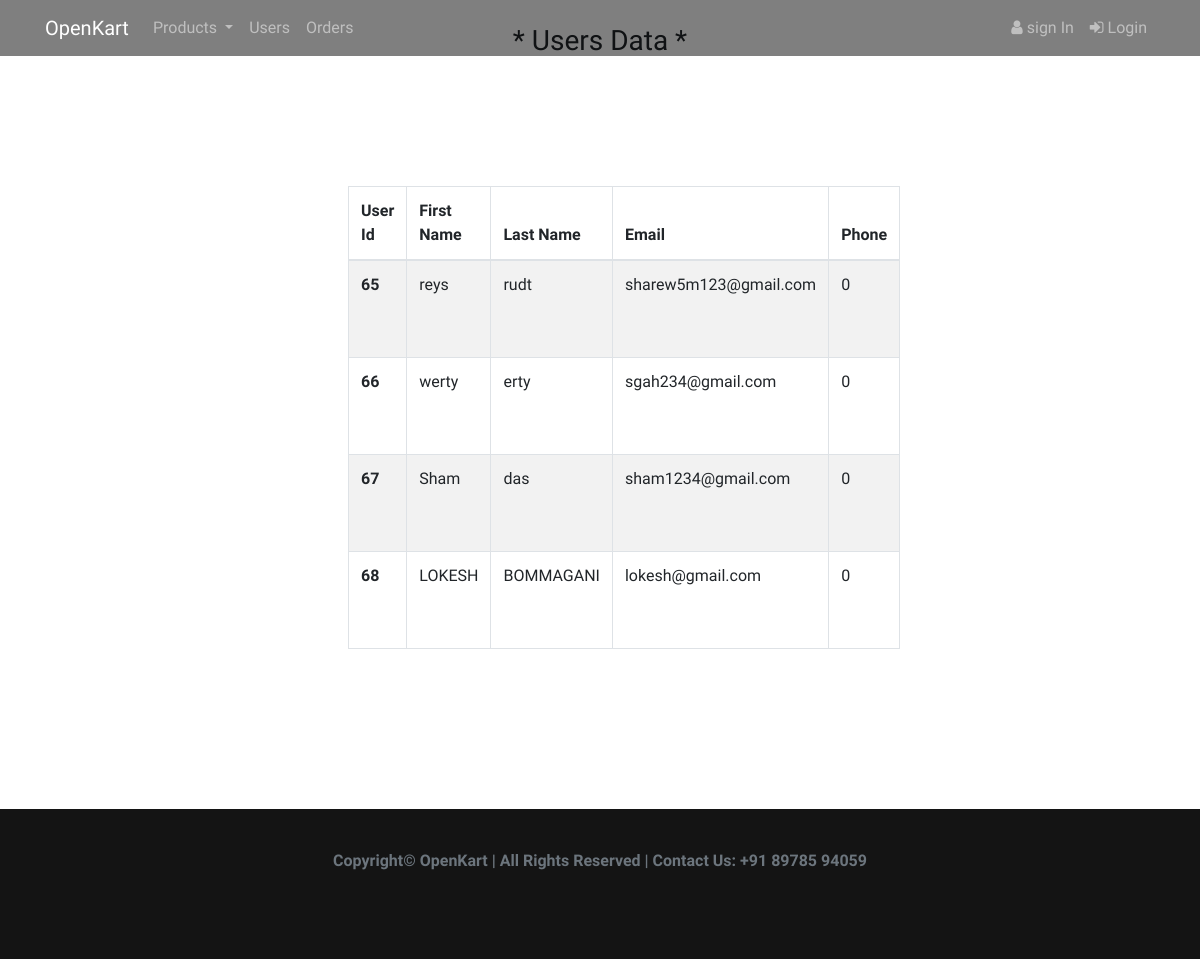
Page /admin/users.php on the earlier database version.
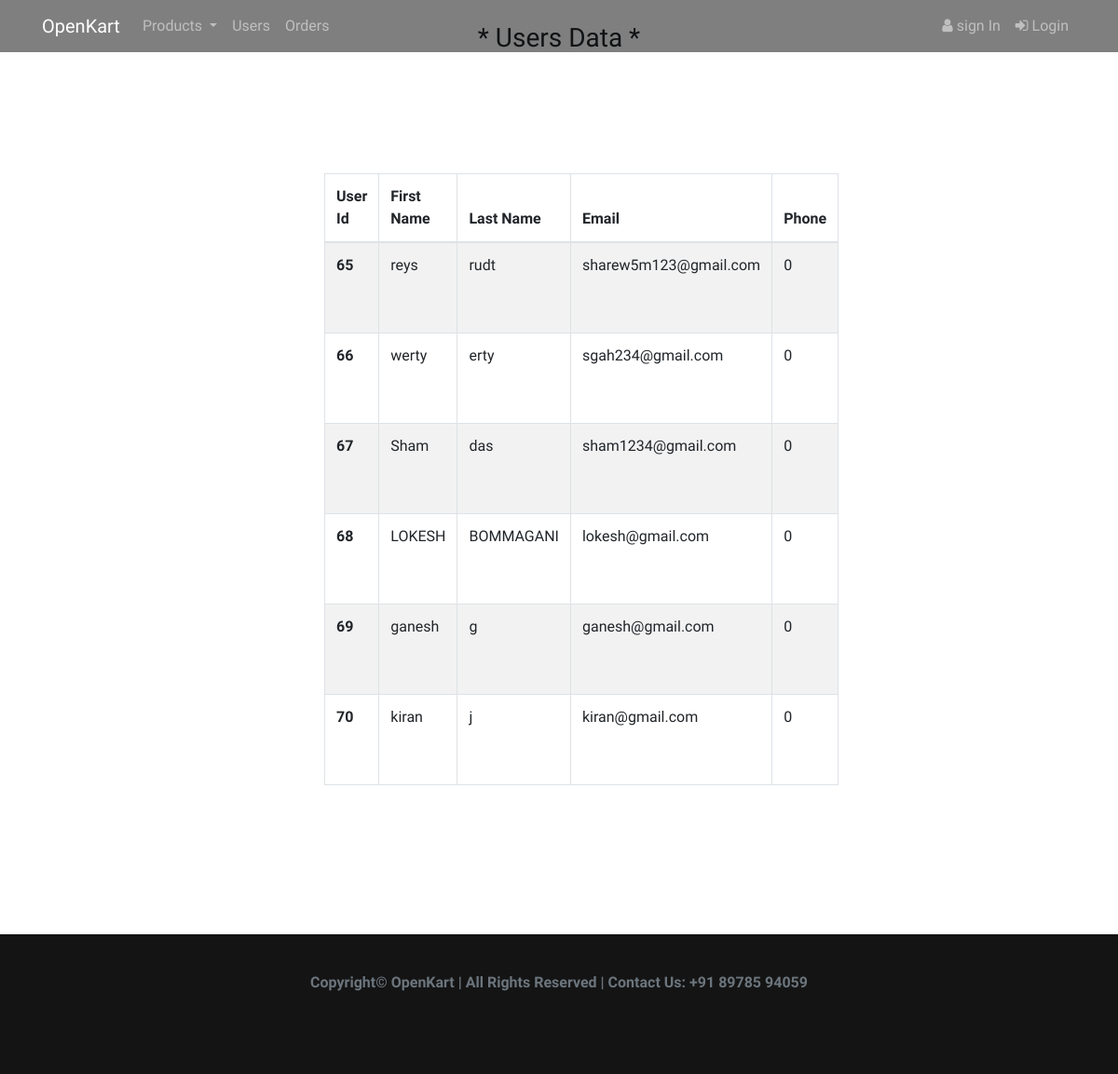
Same page on the later database version.
### tables this page shows
CREATE TABLE `users` (
  `id` int(11) NOT NULL,
  `email_id` varchar(255) NOT NULL,
  `first_name` varchar(20) NOT NULL,
  `last_name` varchar(20) DEFAULT NULL,
  `phone` int(10) NOT NULL,
  `registration_time` timestamp NOT NULL DEFAULT current_timestamp() ON UPDATE current_timestamp(),
  `password` varchar(255) NOT NULL
);

### admin/users.php (the view, shortened to what this page needs)
<?php
require "common.php";
?>
<!DOCTYPE html>
<html lang="en">
<head>
    <link rel="stylesheet" href="https://stackpath.bootstrapcdn.com/bootstrap/4.1.3/css/bootstrap.min.css">
    <link href="https://stackpath.bootstrapcdn.com/font-awesome/4.7.0/css/font-awesome.min.css" rel="stylesheet">
    <link rel="stylesheet" href="../style.css">
</head>
<body>
    <?php
    include 'header_menu.php';
    ?>
    <div class="text-center pt-4 h3">
        * Users Data *
    </div>
    <div class="d-flex justify-content-center">
        <div class=" col-md-6  my-5 table-responsive p-5">
            <br>
            <table class="table table-striped table-bordered table-hover ">
                <thead>
                    <tr>
                        <th>User Id</th>
                        <th>First Name</th>
                        <th>Last Name</th>
                        <th>Email</th>
                        <th>Phone</th>
                    </tr>
                </thead>
                <tbody>
                <tbody>
                    <?php
                    $sql = "SELECT * FROM `users`";
                    $result = mysqli_query($con, $sql);
                    while ($res = mysqli_fetch_assoc($result)) {
                        $id = $res['id'];
                        $email = $res['email_id'];
                        $fname = $res['first_name'];
                        $lname = $res['last_name'];
                        $phone = $res['phone'];
                        $req = $res['registration_time'];
                        echo '<tr>
							                    <td><b>' . $id . '<b></td>
												<td>' . $fname . '</td>
												<td>' . $lname . '</td>
												<td>' . $email . '</td>
                                                <td>' . $phone . '</td>
                                                <td>' . $req . '</td>';
                    }
                    ?>
                </tbody>
                </tbody>
            </table>
        </div>
    </div>
    <br>
    <br>
    <?php include 'footer.php' ?>
</body>
</html>

### admin/header_menu.php (shortened to what this page needs)
<nav class="navbar fixed-top navbar-expand-sm navbar-dark" style="background-color:rgba(0,0,0,0.5)">
  <div class="container">
    <a href="products.php" class="navbar-brand" style="font-family: 'Delius Swash Caps'">OpenKart</a>
    <div class="collapse navbar-collapse" id="mynavbar">
      <ul class="nav navbar-nav">
        <li class="nav-item dropdown">
          <a href="" class="nav-link dropdown-toggle" id="navbar-drop" data-toggle="dropdown">
            Products
          </a>
        </li>
        <li class="nav-item"><a href="users.php" class="nav-link">Users</a></li>
        <li class="nav-item"><a href="orders.php" class="nav-link">Orders</a></li>
      </ul>
      <?php
      if (isset($_SESSION['name'])) {
      ?>
        <ul class="nav navbar-nav ml-auto">
          <li class="nav-item"><a href="logout_script.php" class="nav-link"><i class="fa fa-sign-out"></i>Logout</a></li>
          <li class="nav-item"><a class="nav-link " data-placement="bottom" data-toggle="popover" data-trigger="hover" data-content="<?php echo $_SESSION['name'] ?>"><i class="fa fa-user-circle "></i></a></li>
        </ul>
      <?php
      } else {
      ?>
        <ul class="nav navbar-nav ml-auto">
          <li class="nav-item "><a href="#signup" class="nav-link" data-toggle="modal"><i class="fa fa-user"></i> sign In</a></li>
          <li class="nav-item "><a href="#login" class="nav-link" data-toggle="modal"><i class="fa fa-sign-in"></i> Login</a></li>
        </ul>
      <?php
      }
      ?>
    </div>
  </div>
</nav>

### admin/footer.php
<footer class="footer">
    <div class="container text-center"><span class="text-muted"><b>Copyright&copy; OpenKart | All Rights Reserved | Contact Us: +91 89785 94059</b></span></div>
</footer>

### style.css (style rules this page uses)
html { position: relative; min-height: 100%; }
body { overflow-x:hidden; max-width: 100%; margin:0; margin-bottom: 150px; }
body, h1, h2, h3, h4, h5, h6 { font-family: 'Andika'; }
.footer { position: absolute; margin-top: 50px; background-color: #141414; min-height:150px; padding-top:40px; width: 100%; bottom: 0; }
.container a { color:black; }

Differences in the rows shown:
added users: id "69", first_name "ganesh", last_name "g", email "ganesh@gmail.com", phone "0"
added users: id "70", first_name "kiran", last_name "j", email "kiran@gmail.com", phone "0"
